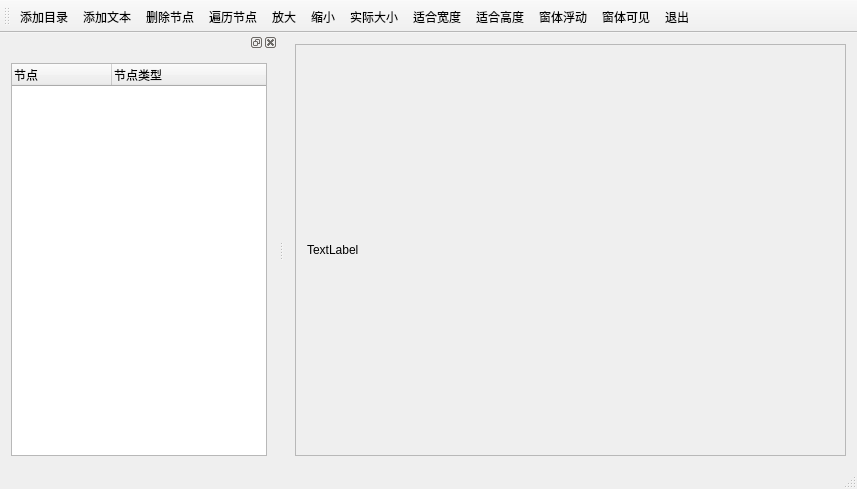
<?xml version="1.0" encoding="UTF-8"?>
<ui version="4.0">
 <class>MainWindow</class>
 <widget class="QMainWindow" name="MainWindow">
  <property name="geometry">
   <rect>
    <x>0</x>
    <y>0</y>
    <width>857</width>
    <height>489</height>
   </rect>
  </property>
  <property name="windowTitle">
   <string>MainWindow</string>
  </property>
  <widget class="QWidget" name="centralWidget">
   <layout class="QVBoxLayout" name="verticalLayout">
    <item>
     <widget class="QScrollArea" name="scrollArea">
      <property name="widgetResizable">
       <bool>true</bool>
      </property>
      <widget class="QWidget" name="scrollAreaWidgetContents">
       <property name="geometry">
        <rect>
         <x>0</x>
         <y>0</y>
         <width>562</width>
         <height>353</height>
        </rect>
       </property>
       <layout class="QHBoxLayout" name="horizontalLayout_2">
        <item>
         <widget class="QLabel" name="label">
          <property name="text">
           <string>TextLabel</string>
          </property>
         </widget>
        </item>
       </layout>
      </widget>
     </widget>
    </item>
   </layout>
  </widget>
  <widget class="QMenuBar" name="menuBar">
   <property name="geometry">
    <rect>
     <x>0</x>
     <y>0</y>
     <width>857</width>
     <height>28</height>
    </rect>
   </property>
  </widget>
  <widget class="QToolBar" name="mainToolBar">
   <property name="orientation">
    <enum>Qt::Horizontal</enum>
   </property>
   <property name="iconSize">
    <size>
     <width>24</width>
     <height>24</height>
    </size>
   </property>
   <property name="toolButtonStyle">
    <enum>Qt::ToolButtonTextUnderIcon</enum>
   </property>
   <attribute name="toolBarArea">
    <enum>TopToolBarArea</enum>
   </attribute>
   <attribute name="toolBarBreak">
    <bool>false</bool>
   </attribute>
   <addaction name="actAddFolder"/>
   <addaction name="actAddFiles"/>
   <addaction name="actDeleteItem"/>
   <addaction name="actScanItems"/>
   <addaction name="actZoomIn"/>
   <addaction name="actZoomOut"/>
   <addaction name="actZoomRealSize"/>
   <addaction name="actZoomFitW"/>
   <addaction name="actZoomFitH"/>
   <addaction name="actDockFloat"/>
   <addaction name="actDockVisible"/>
   <addaction name="actQuit"/>
  </widget>
  <widget class="QStatusBar" name="statusBar"/>
  <widget class="QDockWidget" name="dockWidget">
   <property name="features">
    <set>QDockWidget::AllDockWidgetFeatures</set>
   </property>
   <property name="allowedAreas">
    <set>Qt::LeftDockWidgetArea|Qt::RightDockWidgetArea</set>
   </property>
   <attribute name="dockWidgetArea">
    <number>1</number>
   </attribute>
   <widget class="QWidget" name="dockWidgetContents">
    <layout class="QHBoxLayout" name="horizontalLayout">
     <item>
      <widget class="QTreeWidget" name="treeWidget">
       <column>
        <property name="text">
         <string notr="true">节点</string>
        </property>
       </column>
       <column>
        <property name="text">
         <string>节点类型</string>
        </property>
       </column>
      </widget>
     </item>
    </layout>
   </widget>
  </widget>
  <action name="actAddFolder">
   <property name="icon">
    <iconset resource="icom.qrc">
     <normaloff>:/icons/imgs/添加目录.png</normaloff>:/icons/imgs/添加目录.png</iconset>
   </property>
   <property name="text">
    <string>添加目录</string>
   </property>
   <property name="toolTip">
    <string>添加目录</string>
   </property>
   <property name="shortcut">
    <string>Ctrl+F</string>
   </property>
  </action>
  <action name="actAddFiles">
   <property name="icon">
    <iconset resource="icom.qrc">
     <normaloff>:/icons/imgs/添加文件.png</normaloff>:/icons/imgs/添加文件.png</iconset>
   </property>
   <property name="text">
    <string>添加文本</string>
   </property>
   <property name="toolTip">
    <string>添加文本</string>
   </property>
   <property name="shortcut">
    <string>Ctrl+N</string>
   </property>
  </action>
  <action name="actZoomIn">
   <property name="icon">
    <iconset resource="icom.qrc">
     <normaloff>:/icons/imgs/放大.png</normaloff>:/icons/imgs/放大.png</iconset>
   </property>
   <property name="text">
    <string>放大</string>
   </property>
   <property name="toolTip">
    <string>放大</string>
   </property>
   <property name="shortcut">
    <string>Ctrl+I</string>
   </property>
  </action>
  <action name="actZoomOut">
   <property name="icon">
    <iconset resource="icom.qrc">
     <normaloff>:/icons/imgs/缩小.png</normaloff>:/icons/imgs/缩小.png</iconset>
   </property>
   <property name="text">
    <string>缩小</string>
   </property>
   <property name="toolTip">
    <string>缩小</string>
   </property>
   <property name="shortcut">
    <string>Ctrl+O</string>
   </property>
  </action>
  <action name="actZoomRealSize">
   <property name="icon">
    <iconset resource="icom.qrc">
     <normaloff>:/icons/imgs/实际大小-经过.png</normaloff>:/icons/imgs/实际大小-经过.png</iconset>
   </property>
   <property name="text">
    <string>实际大小</string>
   </property>
   <property name="toolTip">
    <string>实际大小</string>
   </property>
  </action>
  <action name="actZoomFitW">
   <property name="icon">
    <iconset resource="icom.qrc">
     <normaloff>:/icons/imgs/适合宽度.png</normaloff>:/icons/imgs/适合宽度.png</iconset>
   </property>
   <property name="text">
    <string>适合宽度</string>
   </property>
   <property name="toolTip">
    <string>适合宽度</string>
   </property>
   <property name="shortcut">
    <string>Ctrl+W</string>
   </property>
  </action>
  <action name="actDeleteItem">
   <property name="icon">
    <iconset resource="icom.qrc">
     <normaloff>:/icons/imgs/删除节点.png</normaloff>:/icons/imgs/删除节点.png</iconset>
   </property>
   <property name="text">
    <string>删除节点</string>
   </property>
   <property name="toolTip">
    <string>删除节点</string>
   </property>
  </action>
  <action name="actQuit">
   <property name="icon">
    <iconset resource="icom.qrc">
     <normaloff>:/icons/imgs/退出(2).png</normaloff>:/icons/imgs/退出(2).png</iconset>
   </property>
   <property name="text">
    <string>退出</string>
   </property>
   <property name="toolTip">
    <string>退出</string>
   </property>
   <property name="shortcut">
    <string>Ctrl+Q</string>
   </property>
  </action>
  <action name="actZoomFitH">
   <property name="icon">
    <iconset resource="icom.qrc">
     <normaloff>:/icons/imgs/高度.png</normaloff>:/icons/imgs/高度.png</iconset>
   </property>
   <property name="text">
    <string>适合高度</string>
   </property>
   <property name="toolTip">
    <string>适合高度</string>
   </property>
   <property name="shortcut">
    <string>Ctrl+H</string>
   </property>
  </action>
  <action name="actScanItems">
   <property name="icon">
    <iconset resource="icom.qrc">
     <normaloff>:/icons/imgs/类型-遍历节点.png</normaloff>:/icons/imgs/类型-遍历节点.png</iconset>
   </property>
   <property name="text">
    <string>遍历节点</string>
   </property>
   <property name="toolTip">
    <string>遍历节点</string>
   </property>
  </action>
  <action name="actDockVisible">
   <property name="checkable">
    <bool>true</bool>
   </property>
   <property name="icon">
    <iconset resource="icom.qrc">
     <normaloff>:/icons/imgs/可见.png</normaloff>:/icons/imgs/可见.png</iconset>
   </property>
   <property name="text">
    <string>窗体可见</string>
   </property>
   <property name="toolTip">
    <string>窗体可见</string>
   </property>
  </action>
  <action name="actDockFloat">
   <property name="checkable">
    <bool>true</bool>
   </property>
   <property name="icon">
    <iconset resource="icom.qrc">
     <normaloff>:/icons/imgs/浮动窗口.png</normaloff>:/icons/imgs/浮动窗口.png</iconset>
   </property>
   <property name="text">
    <string>窗体浮动</string>
   </property>
   <property name="toolTip">
    <string>窗体浮动</string>
   </property>
  </action>
 </widget>
 <layoutdefault spacing="6" margin="11"/>
 <resources>
  <include location="icom.qrc"/>
 </resources>
 <connections/>
</ui>
